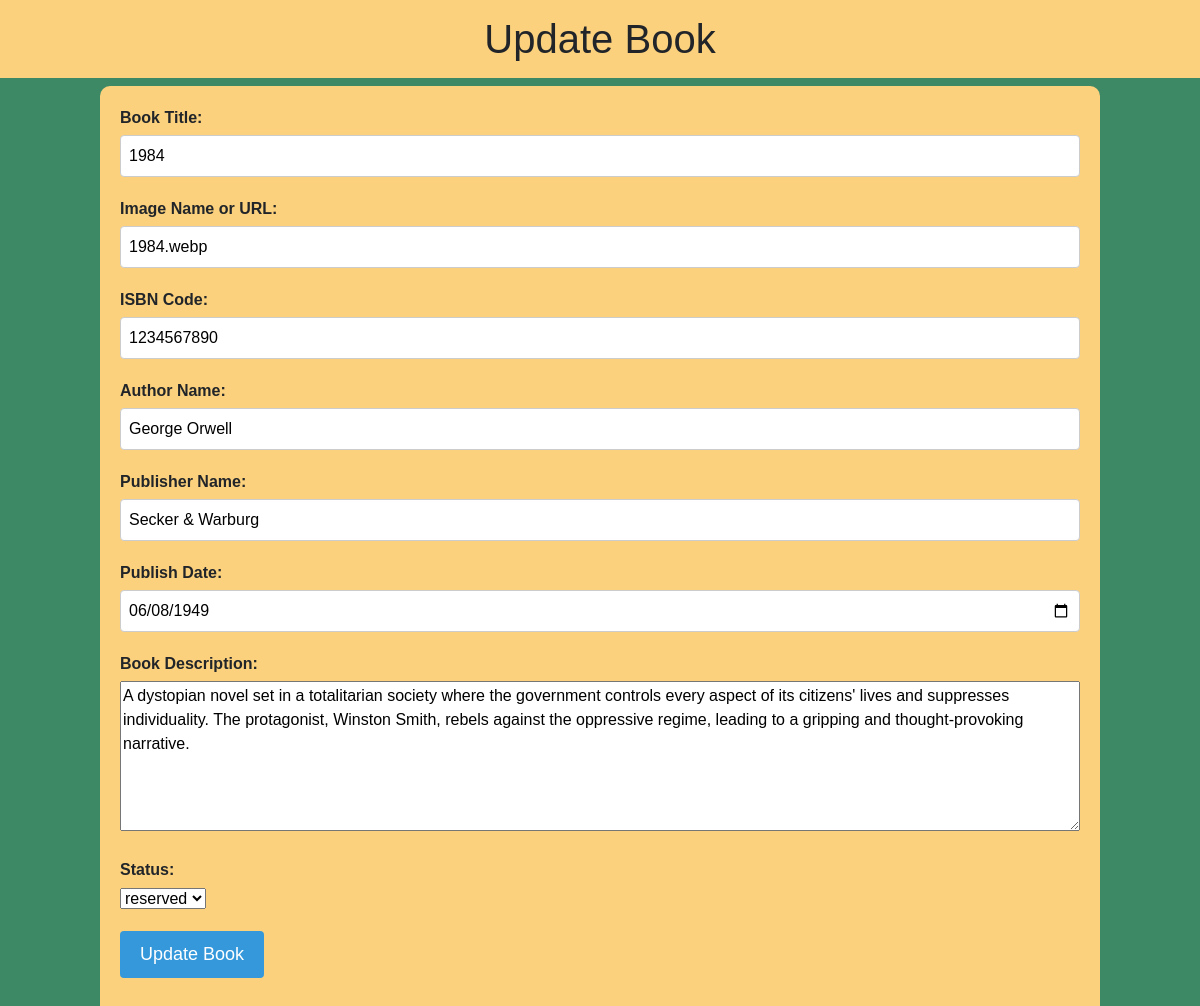
Screenshot of /update.php?mediaID=1 with the database file from the repository.
### tables this page shows
CREATE TABLE `media` (
  `mediaID` bigint(20) UNSIGNED NOT NULL,
  `title` varchar(255) NOT NULL,
  `image` varchar(255) DEFAULT NULL,
  `isbn_code` varchar(20) NOT NULL,
  `description` text NOT NULL,
  `author_name` varchar(100) DEFAULT NULL,
  `publisher_name` varchar(200) DEFAULT NULL,
  `publish_date` date DEFAULT NULL,
  `status` enum('available','reserved') DEFAULT 'available'
);

### update.php (the view, shortened to what this page needs)
<?php
require_once "db_connect.php";
$id = $_GET["mediaID"];
$id = filter_var($id, FILTER_VALIDATE_INT);
$sql = "SELECT * FROM media WHERE mediaID = $id";
$result = mysqli_query($connect, $sql);
$row = mysqli_fetch_assoc($result);
?>
<!DOCTYPE html>
<html lang="en">
<head>
    <link href="https://cdn.jsdelivr.net/npm/bootstrap@5.3.0/dist/css/bootstrap.min.css" rel="stylesheet">
</head>
</head>
<body>
    <h1>Update Book</h1>
    <div class="container">
        <form method="post" action="">
            <div class="form-group">
                <label for="name">Book Title:</label>
                <input type="text" id="name" name="name" value="<?= htmlentities($row["title"]) ?>">
            </div>
            <div class="form-group">
                <label for="image">Image Name or URL:</label>
                <input type="text" id="image" name="image" value="<?= htmlentities($row["image"]) ?>">
            </div>
            <div class="form-group">
                <label for="isbn">ISBN Code:</label>
                <input type="text" id="isbn" name="isbn" value="<?= htmlentities($row["isbn_code"]) ?>">
            </div>
            <div class="form-group">
                <label for="author_name">Author Name:</label>
                <input type="text" id="author_name" name="author_name" value="<?= htmlentities($row["author_name"]) ?>">
            </div>
            <div class="form-group">
                <label for="publisher_name">Publisher Name:</label>
                <input type="text" id="publisher_name" name="publisher_name" value="<?= htmlentities($row["publisher_name"]) ?>">
            </div>
            <div class="form-group">
                <label for="publish_date">Publish Date:</label>
                <input type="date" id="publish_date" name="publish_date" value="<?= htmlentities($row["publish_date"]) ?>">
            </div>
            <div class="form-group">
                <label for="description">Book Description:</label>
                <textarea id="description" name="description"><?= htmlentities($row["description"]) ?></textarea>
            </div>
            <div class="form-group">
                <label for="status">Status:</label>
                <select id="status" name="status">
                    <option value="reserved" <?php if ($row['status'] === 'reserved') echo 'selected'; ?>>reserved</option>
                </select>
            </div>
            <div class="form-group">
                <input type="submit" name="update" value="Update Book">
            </div>
        </form>
    </div>
</body>
</html>

### update.php (style rules this page uses)
* { box-sizing: border-box; }
body { font-family: sans-serif; background-color: #3d8865; }
h1 { padding: 15px; background-color: #fbd17d; display: flex; justify-content: center; }
.container { max-width: 1000px; margin: 0 auto; padding: 20px; background-color: #fbd17d; border-radius: 10px; }
.form-group { margin-bottom: 20px; }
.form-group label { display: block; font-weight: bold; margin-bottom: 5px; }
.form-group input[type="text"], .form-group input[type="date"] { width: 100%; padding: 8px; border: 1px solid #ccc; border-radius: 4px; font-size: 16px; }
.form-group input[type="submit"] { padding: 10px 20px; background-color: #3498db; border: none; color: #ffffff; border-radius: 4px; font-size: 18px; cursor: pointer; }
#description { height: 150px; width: 100%; resize: vertical; }

### rows the page displays
media: name "1984", image "1984.webp", isbn "1234567890", author_name "George Orwell", publisher_name "Secker & Warburg", publish_date "06/08/1949", description "A dystopian novel set in a totalitarian society where the government controls every aspect of its citizens' lives and suppresses individuality. The protagonist, Winston Smith, rebels against the oppressive regime, leading to a gripping and thought-provoking narrative.", status "reserved"
